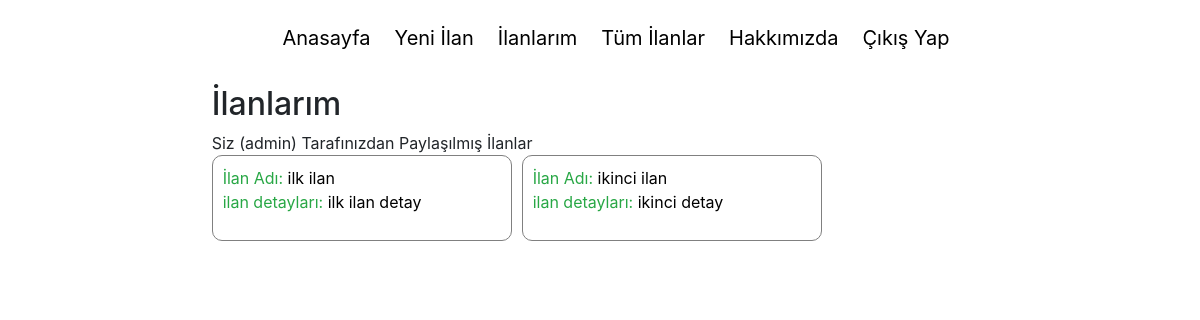
Page /list-mine/ (signed in) on the earlier database version.
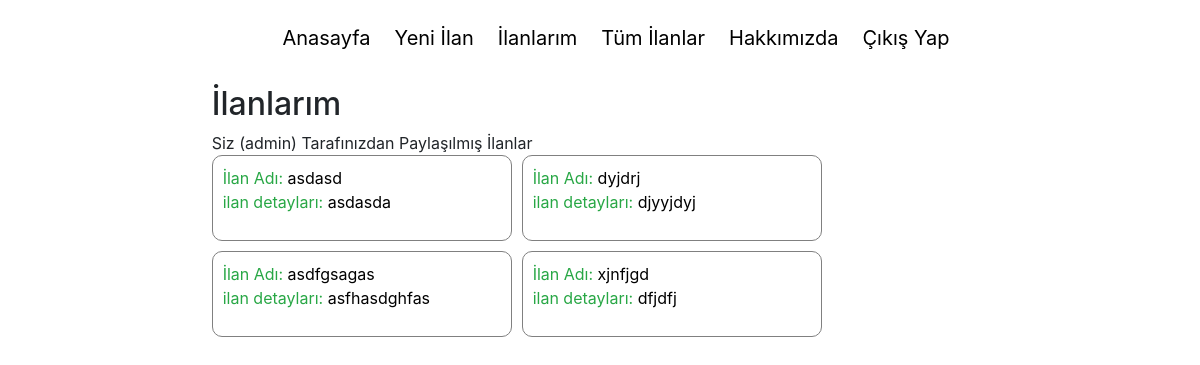
Same page on the later database version.
### posts/models.py (models this page shows, shortened)
class PostModel(models.Model):
    user = models.ForeignKey(User, on_delete=models.CASCADE, related_name='post_user')
    title = models.CharField(max_length=120)
    about_post = models.CharField(max_length=200)
    price = models.DecimalField(max_digits=10, decimal_places=2)
    currency  = models.CharField(max_length=5, null=True)
    category = models.CharField(max_length=15)
    releaseDate = models.DateTimeField(auto_now_add=True)
    slug = models.SlugField(unique=True, editable=False, max_length=130)
    sold_or_not_model = models.BooleanField(default=False)

### posts/views.py (the view)
# urls.py: path('list-mine/', views.list_mine_view, name="my_posts"),
def list_mine_view(response):
    return render(response, "posts/post_list.html")

### posts/templates/posts/post_list.html (shortened to what this page needs)
{% extends 'root/base.html' %}
{% block content %}
    <h2>İlanlarım</h2>
    Siz ({{ user }}) Tarafınızdan Paylaşılmış İlanlar
    <div class="main_border">
    {% for item in user.post_user.all %}
    <a href="/posts/{{item.slug}}">
        <div class="item_border">
                <ul>
                <li><span style="color: #28a745">İlan Adı:</span> {{ item.title }}
                    <li><span style="color: #28a745">ilan detayları:</span>  {{ item.about_post }}</li>
                </li>
                </ul>
        </div>
    </a>
    {% endfor %}
    </div>
{% endblock %}

Differences in the rows shown:
removed PostModel: title "ikinci ilan", about_post "ikinci detay"
changed PostModel: title "ilk ilan" → "asdasd"; about_post "ilk ilan detay" → "asdasda"
added PostModel: title "dyjdrj", about_post "djyyjdyj"
added PostModel: title "asdfgsagas", about_post "asfhasdghfas"
added PostModel: title "xjnfjgd", about_post "dfjdfj"
